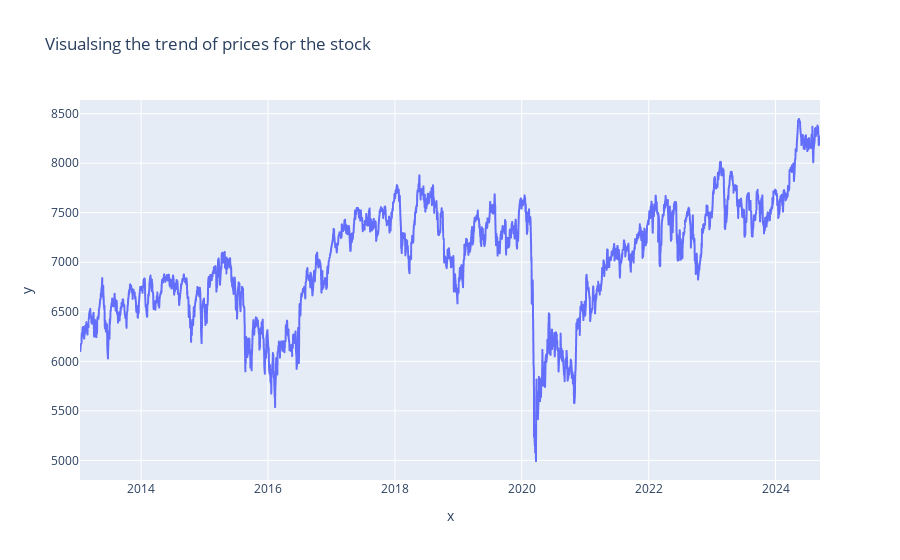

The code cell stored with this chart in its notebook:
### Code cell
fig = px.line( x = data['Date'] ,
              y = data['Price'],
              title = 'Visualsing the trend of prices for the stock')
fig.show()

### Figure 1 — Plotly figure (JSON) as saved in the notebook; plotly's stock layout.template omitted (floating-point values rounded to 4 significant figures; data arrays with more than 128 entries replaced by an {"elided": "..."} marker saying what was removed)
{"data": [{"hovertemplate": "x=%{x}<br>y=%{y}<extra></extra>", "legendgroup": "", "line": {"color": "#636efa", "dash": "solid"}, "marker": {"symbol": "circle"}, "mode": "lines", "name": "", "showlegend": false, "type": "scattergl", "x": {"elided": "2949 str values"}, "xaxis": "x", "y": {"elided": "2949 float values"}, "yaxis": "y"}], "layout": {"legend": {"tracegroupgap": 0}, "title": {"text": "Visualsing the trend of prices for the stock"}, "xaxis": {"anchor": "y", "domain": [0, 1], "title": {"text": "x"}}, "yaxis": {"anchor": "x", "domain": [0, 1], "title": {"text": "y"}}}}
